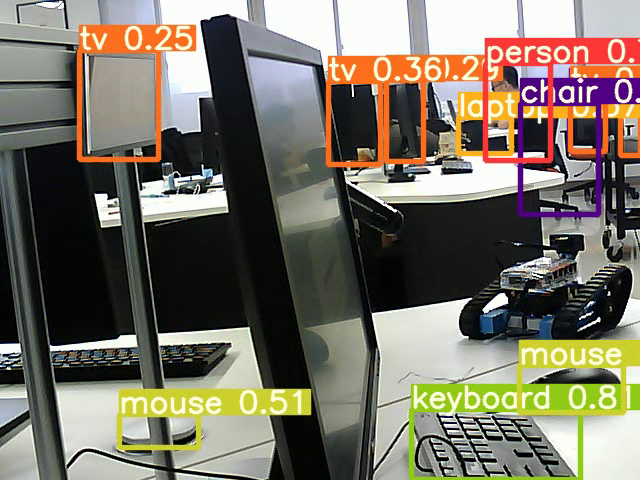
#> input picture frame 8 of super_resolution/videoinput/0.mp4, 640 x 480 px, given in place of the camera
$ python VideoToFrame.py
#> lines starting #> are read from the running program, lines starting #| are printed output that depends on the picture
import cv2
import os
import time
def output(frame, show=None, tofile=None):
    if tofile is not None:
        cv2.imwrite(tofile, frame)
    if show:
        cv2.imshow('', frame)
        cv2.waitKey()
def vtf(srcpath, destpath):
#> called with srcpath = './video.mp4', destpath = './images'
    if not os.path.exists(destpath):
        os.mkdir(destpath)
    start = time.time()
    videoCapture = cv2.VideoCapture()
    videoCapture.open(srcpath)
    fps = videoCapture.get(cv2.CAP_PROP_FPS)
    frames = videoCapture.get(cv2.CAP_PROP_FRAME_COUNT)
    print("fps=", int(fps), "frames=", int(frames))
    for i in range(int(frames)):
        _, frame = videoCapture.read()
        destfile = os.path.join(destpath, r"%d.jpg" % (i))
        output(frame, tofile=destfile)
#> this loop made 31 passes
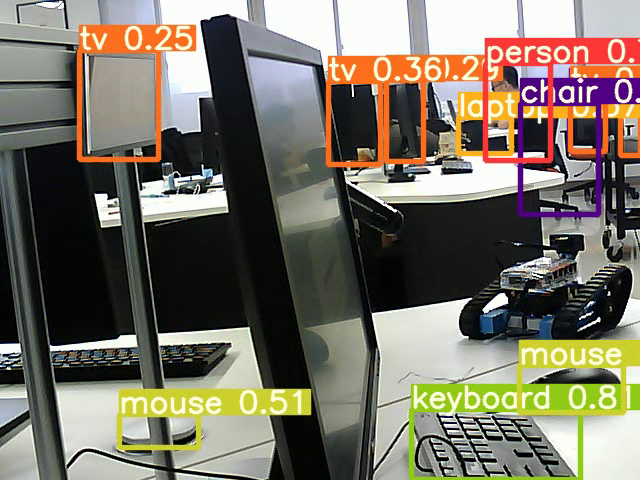
#> input picture frame 8 of super_resolution/videoinput/0.mp4, 640 x 480 px, given in place of the camera
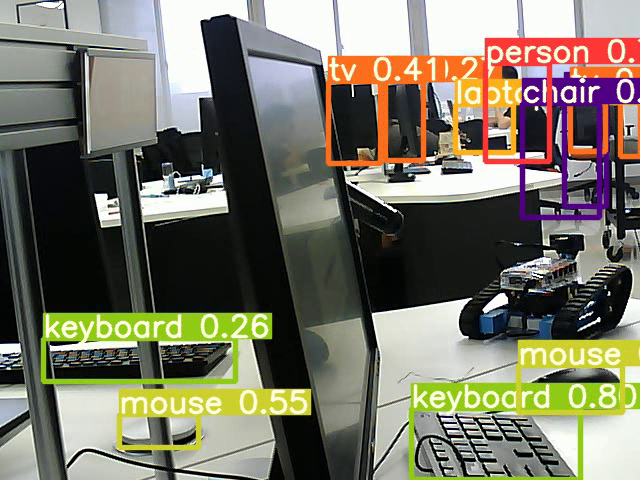
#> input picture frame 9 of super_resolution/videoinput/0.mp4, 640 x 480 px, given in place of the camera
#> pass 3, in vtf, `_, frame = videoCapture.read()`:
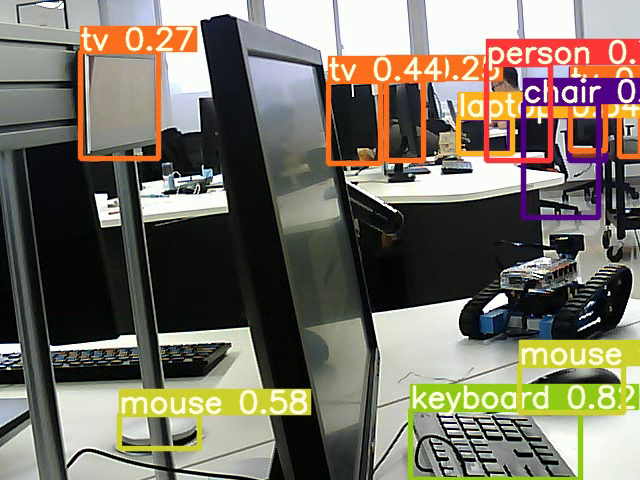
#> frame: shape (480, 640, 3); mean B, G, R 101.2, 114.7, 120.5
#> after the loop:
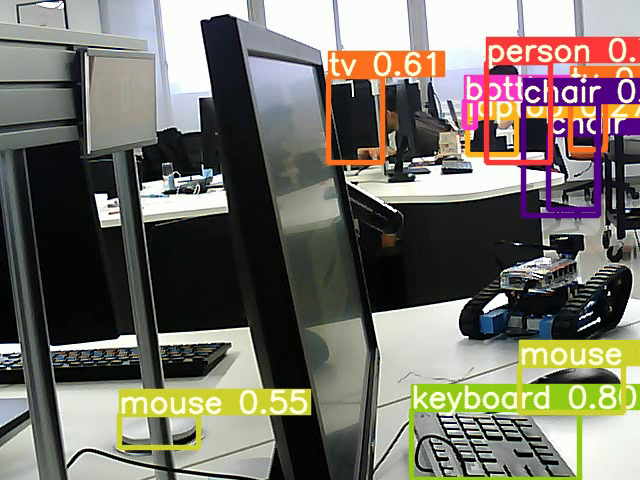
#> frame: shape (480, 640, 3); mean B, G, R 104.8, 114.7, 118.3
    end = time.time()
    print('Successfully!')
    print(f'total:{round(end-start,2)}s')

if __name__ == '__main__':
    srcpath = r"./video.mp4"
    destpath=r'./images'
    vtf(srcpath,destpath)

$ run again, starting later in the video
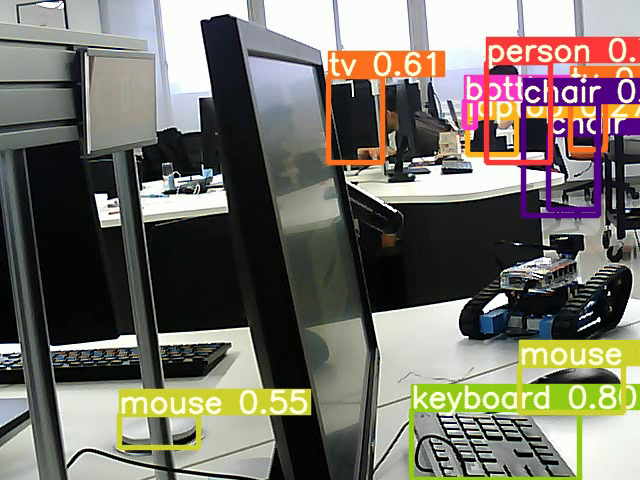
#> input picture frame 37 of super_resolution/videoinput/0.mp4, 640 x 480 px, given in place of the camera
#> the loop in vtf, `for i in range(int(frames)):` made 31 passes
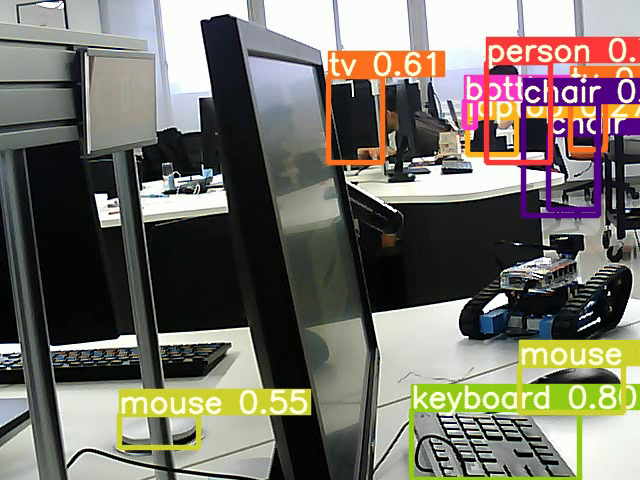
#> input picture frame 37 of super_resolution/videoinput/0.mp4, 640 x 480 px, given in place of the camera
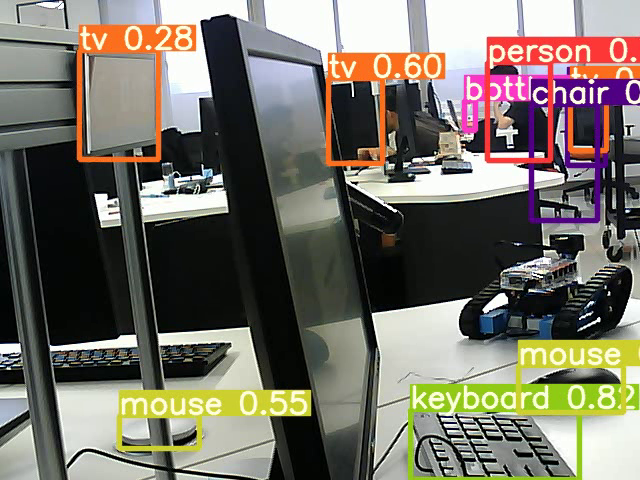
#> input picture frame 38 of super_resolution/videoinput/0.mp4, 640 x 480 px, given in place of the camera
#> after the loop in vtf, `for i in range(int(frames)):`:
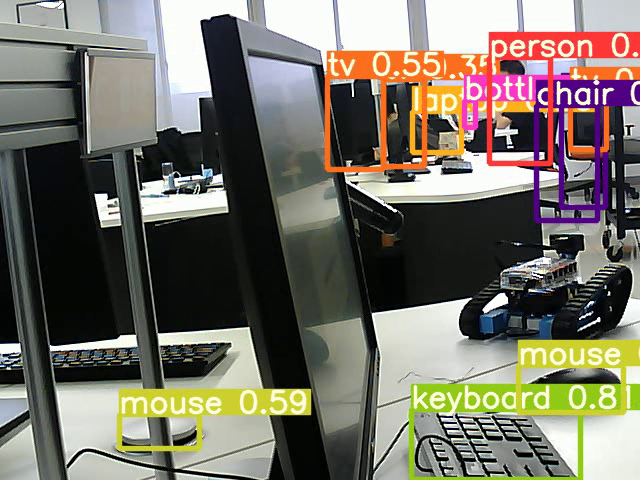
#> frame: shape (480, 640, 3); mean B, G, R 103.3, 114.1, 118.7

$ run again, starting later in the video
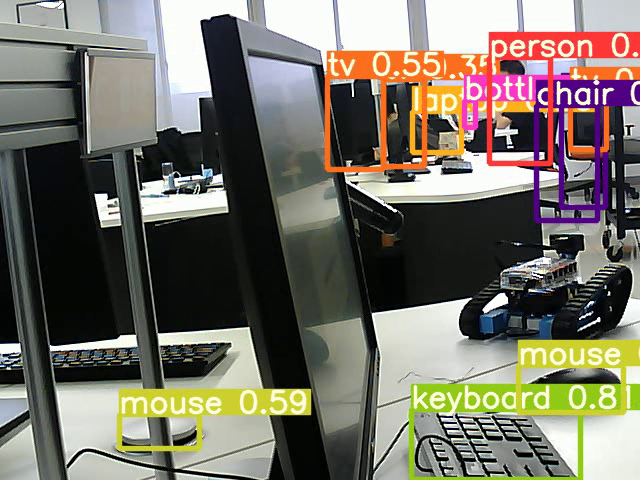
#> input picture frame 66 of super_resolution/videoinput/0.mp4, 640 x 480 px, given in place of the camera
#> the loop in vtf, `for i in range(int(frames)):` made 31 passes
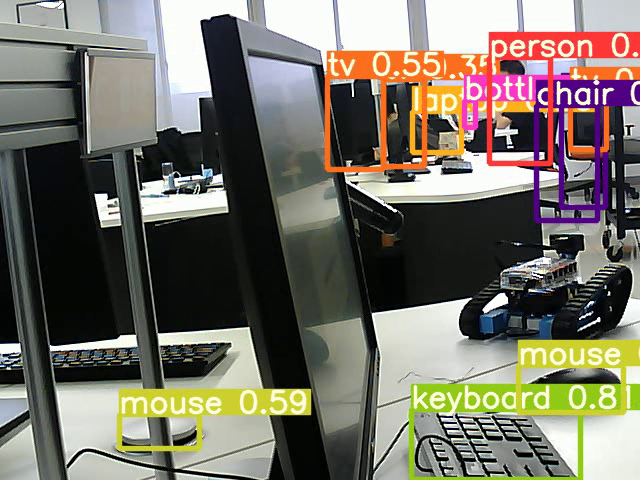
#> input picture frame 66 of super_resolution/videoinput/0.mp4, 640 x 480 px, given in place of the camera
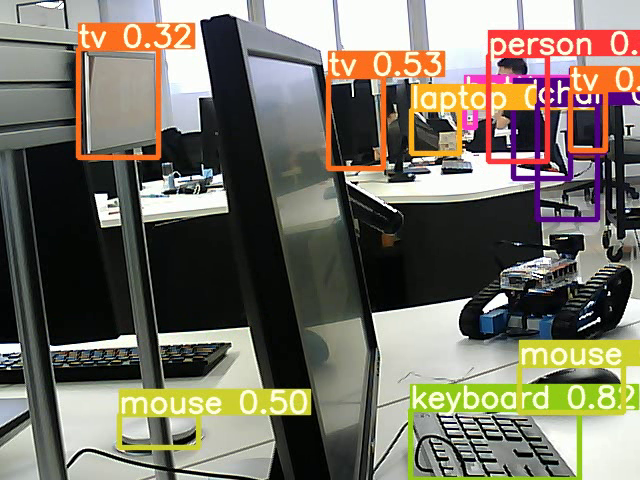
#> input picture frame 67 of super_resolution/videoinput/0.mp4, 640 x 480 px, given in place of the camera
#> pass 3, in vtf, `_, frame = videoCapture.read()`:
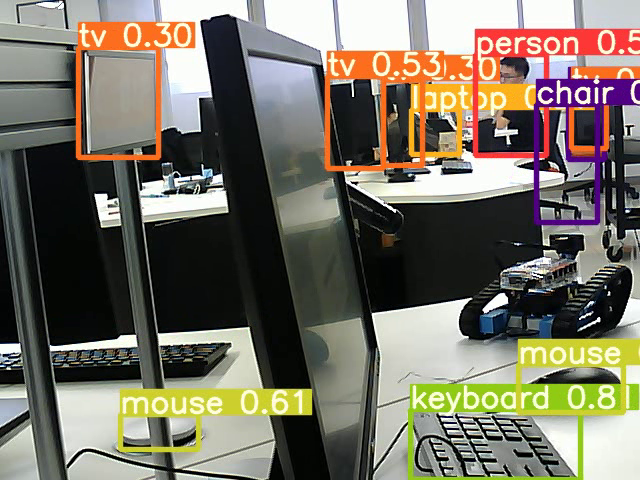
#> frame: shape (480, 640, 3); mean B, G, R 100.7, 114.2, 119.8
